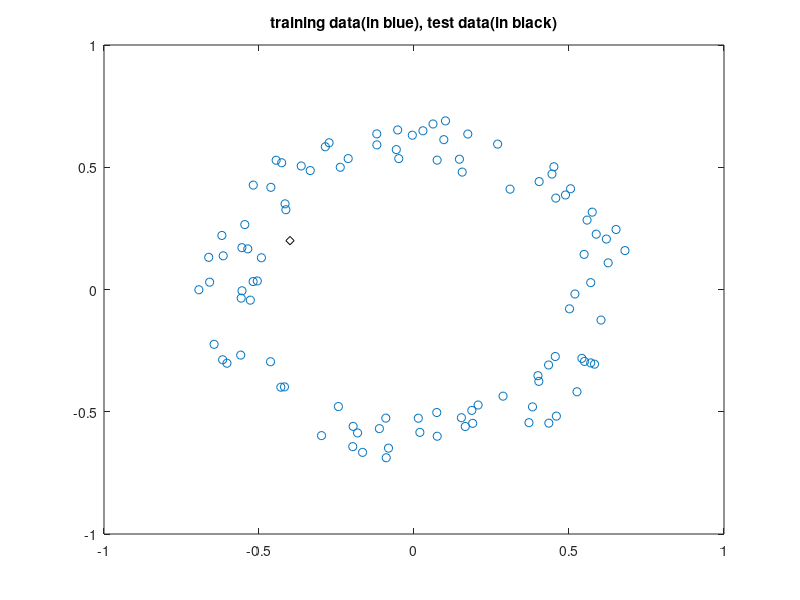

Source code (MATLAB): (Note: this script raises an error after producing the figure.)

clear all;
rand('state', 999); %#ok<RAND>
randn('state', 999); %#ok<RAND>
% Make some simulated training data points :
l = 0.2; r1 = 0.5;
for r = 1:100
	rad = r1 + rand*l;  theta = rand*2*pi;
	X(1,r) = rad*cos(theta); X(2,r) = rad*sin(theta);
end

% Make test data point :
xtest=[-0.4 0.2]';

%Visualize training data
plot(X(1,:),X(2,:),'o'); hold on;
plot(xtest(1,1),xtest(2,1),'kd');
title('training data(in blue), test data(in black)');


D = size(X,1); % dimension of the space
N = size(X,2); % number of data points

%Initialize parameters
H = 10; %number of mixture components
r = randperm(N); m = X(:,r(1:H)); % initialise the centres to random datapoints
s2 = mean(diag(cov(X')));
S = repmat(s2*eye(D),[1 1 H]); % initialise the variances to be large
P = ones(H,1)./H;  % intialise the component probilities to be uniform
minDeterminant=0.0001;
%Initialize number of iterations needed for convergence
numOfIteration=50;
for iter = 1:numOfIteration
	% E-step:
	for i = 1:H
		invSi = inv(S(:,:,i));
		[u s v]=svd(2*pi*S(:,:,i)); 
        logdetSi=sum(log(diag(s)+1.0e-20));
		for n = 1:N
			v = X(:,n) - m(:,i);
			logpold(n,i) =-0.5*v'*invSi*v - 0.5*logdetSi + log(P(i));
		end
    end
    phgn=condexp(logpold'); % responsibilities
	pngh = condp(phgn'); % membership

	logl(iter)=0;
	for n=1:N
		logl(iter)= logl(iter) + logsumexp(logpold(n,:),ones(1,H));
    end
 	% M-step:
	for i = 1:H % now get the new parameters for each component
		tmp = (X - repmat(m(:,i),1,N)).*repmat(sqrt(pngh(:,i)'),D,1);
		Scand =  tmp*tmp';
		if det(Scand)> minDeterminant % don't accept too low determinant
			S(:,:,i) = Scand; %learned covariances
		end
	end
	m = X*pngh; %learned means
	P = sum(phgn,2)/N; %learned mixture coefficients
end
%Visualize log likelihood over the iterations
figure;
plot(logl,'-o'); title('training data log likelihood');

%Visualize the learned mixture model
plot(X(1,:),X(2,:),'o'); hold on;
for i=1:H
    [E V]=eig(S(:,:,i));dV=sqrt(diag(V)); 
    theta=0:0.3:2*pi;
    p(1,:)= dV(1)*cos(theta); p(2,:)= dV(2)*sin(theta);
    x = E*p+repmat(m(:,i),1,length(theta));
    plot(x(1,:),x(2,:),'r-','linewidth',2)
end;drawnow;
plot(xtest(1,1),xtest(2,1),'kd');
title('Trained GMM Model: training data(in blue), test data(in black)');


prProb = size(xtest,1); % prior class probabilities
for i = 1:H
		invSi = inv(S(:,:,i));
		[u s v]=svd(2*pi*S(:,:,i)); 
        logdetSi=sum(log(diag(s)+1.0e-20));
		v = xtest(:,1) - m(:,i);
		logpt(1,i) =-0.5*v'*invSi*v - 0.5*logdetSi + log(P(i));
        logt(i,:)=logsumexp(logpt(1,i),ones(1,H))+log(prProb);
end
postProb  = condexp(logt); % posterior probabilities
figure; bar(postProb); title('Posterior probabilities for the test point')
